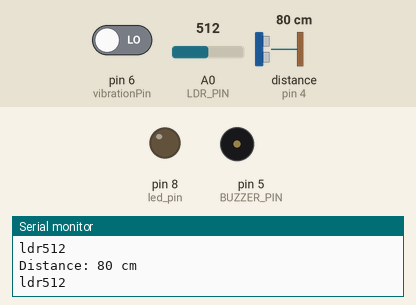
This sketch was run on a simulated Arduino Uno, built with avr-gcc and run on an emulated ATmega328P. On the bench: output pins drawn as LEDs (lit = HIGH), buzzer (waves = sounding, pin HIGH), the last lines printed to the serial monitor. Wiring (inferred from the names in the program): ultrasonic range finder: trigger pin 2; echo pin 4. The test bench sets the inputs (shaded band); at power-on: pin 6 (vibrationPin) LOW, A0 (LDR_PIN) = 512, distance to the obstacle (sensor on pin 4) 80 cm. The echo pulse lasts 58.3 µs per cm; pins used as bus, display or sensor lines are not drawn.

Above: at 2.8 s.
2.9 s: pin 6 (vibrationPin) driven HIGH
At 4.9 s:
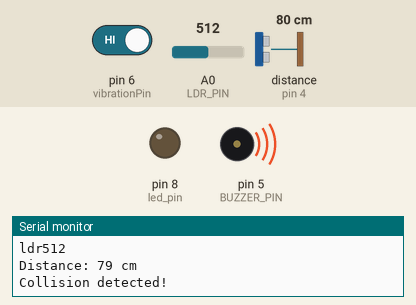
7.0 s: A0 (LDR_PIN) set to 218
10.1 s: A0 (LDR_PIN) set to 185
At 12.5 s:
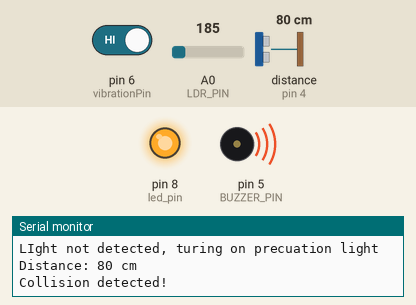
14.2 s: distance to the obstacle (sensor on pin 4) set to 73 cm
17.1 s: distance to the obstacle (sensor on pin 4) set to 65 cm
At 17.95 s:
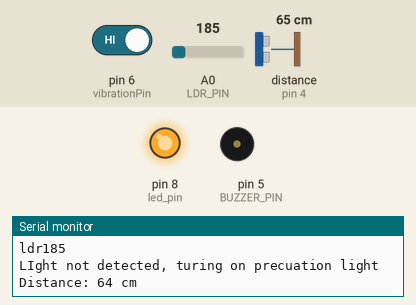
20.6 s: distance to the obstacle (sensor on pin 4) set to 2 cm
Timing chart, 0 to 25.1 s (numbered marks = the images above; inputs shaded):
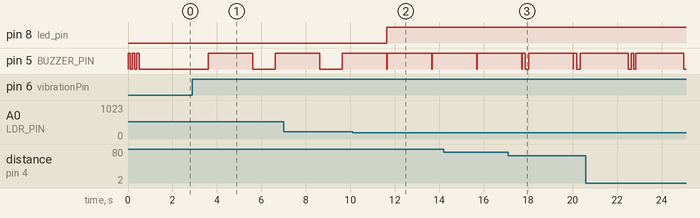

The sketch:

final-prolly.ino
```cpp
#define TRIG_PIN 2
#define ECHO_PIN 4
#define BUZZER_PIN 5
const int vibrationPin = 6;  // Connect SW-420 signal pin to digital pin 2
int collisionThreshold = 10000;
#define LDR_PIN A0
#define led_pin 8

void setup() {
  Serial.begin(9600);

  pinMode(TRIG_PIN, OUTPUT);
  pinMode(ECHO_PIN, INPUT);
  pinMode(BUZZER_PIN, OUTPUT);
  pinMode(vibrationPin, INPUT);
  pinMode(led_pin, OUTPUT);
  pinMode(LDR_PIN, INPUT);


  // Initial buzzer test
  for (int i = 0; i < 3; i++) {
    digitalWrite(BUZZER_PIN, HIGH);
    delay(100);
    digitalWrite(BUZZER_PIN, LOW);
    delay(100);
  }
  delay(1000);  // Wait for a moment before starting the main loop
}

void loop() {
  long duration, distance;

  // Trigger ultrasonic sensor to measure distance
  digitalWrite(TRIG_PIN, LOW);
  delayMicroseconds(2);
  digitalWrite(TRIG_PIN, HIGH);
  delayMicroseconds(10);
  digitalWrite(TRIG_PIN, LOW);
  duration = pulseIn(ECHO_PIN, HIGH);
  distance = (duration / 2) / 29.1;  // Convert the duration to centimeters

  Serial.print("Distance: ");
  Serial.print(distance);
  Serial.println(" cm");

  // Determine the buzzer behavior based on distance
  if (distance <= 70) {
    toneBuzzer(150);  // Beep with a 100ms delay
  }
  if (distance <= 50) {
    toneBuzzer(100);   // Beep with a 50ms delay
  }
  if (distance <= 15) {
    digitalWrite(BUZZER_PIN, HIGH);
   // Beep with a 20ms delay
  }
  else digitalWrite(BUZZER_PIN, LOW);
  int vibrationValue = digitalRead(vibrationPin);

  if (vibrationValue == HIGH) {
    Serial.println("Collision detected!");
    // Add any additional actions or logic you want to perform on collision
    digitalWrite(BUZZER_PIN, HIGH);
    delay(2000);
    digitalWrite(BUZZER_PIN, LOW);
    }

  //for light testing conditions
    int ldrValue = analogRead(LDR_PIN); // generating function for ldr pin input

      Serial.print("ldr");
      Serial.println(ldrValue);

    if (ldrValue < 200) {
      digitalWrite(led_pin, HIGH);
      Serial.println("LIght not detected, turing on precuation light");
      }
    else{
      digitalWrite(led_pin, LOW);

    // Delay to avoid multiple detections for a single collision event
    delay(1000);
  }


  //delay(500);  // Adjust the delay based on your preferences
}

void toneBuzzer(int delayTime) {
  digitalWrite(BUZZER_PIN, HIGH);
  delay(delayTime);
  digitalWrite(BUZZER_PIN, LOW);
  delay(delayTime);
}
```

Measured:
- the behaviour switches between 200 and 199 on A0 (LDR_PIN) (found by bisection; images 1 and 2)
- the behaviour switches between 71 and 70 cm on distance to the obstacle (sensor on pin 4) (found by bisection; images 2 and 3)
- after the input at 2.9 s, pin 5 (BUZZER_PIN): LOW → HIGH after 0.72 s, → LOW 2.0 s later, → HIGH 1.0 s later
- after the input at 10.1 s, pin 8 (led_pin): LOW → HIGH after 1.5 s
